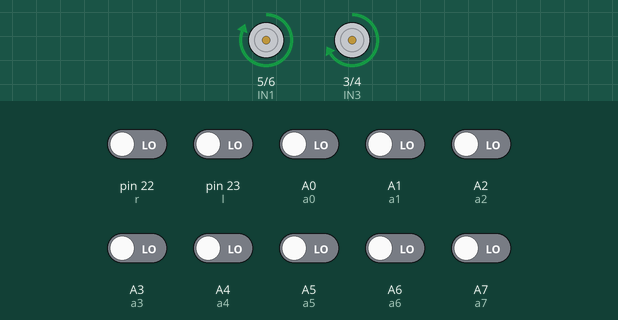
This sketch was run on a simulated Arduino Mega 2560, built with avr-gcc and run on an emulated ATmega2560. Parts: motor-driver pin pairs drawn as motors (green arrow = first pin HIGH = forward, orange = second pin HIGH = backward, longer = more drive, scaled by the enable pin). The test bench sets the inputs (shaded band); at power-on: A0 (a0), A1 (a1), A2 (a2), A3 (a3), A4 (a4), A5 (a5), A6 (a6), A7 (a7), pin 22 (r), pin 23 (l) LOW.

Above: at 11.2 s.
11.3 s: A4 (a4) driven HIGH
At 12.4 s:
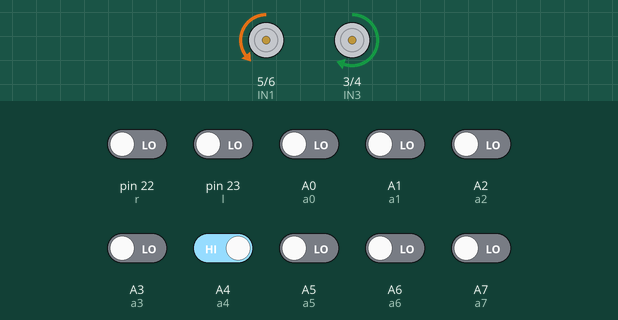
14.3 s: A1 (a1) driven HIGH
15.8 s: A5 (a5) driven HIGH
At 16.57 s:
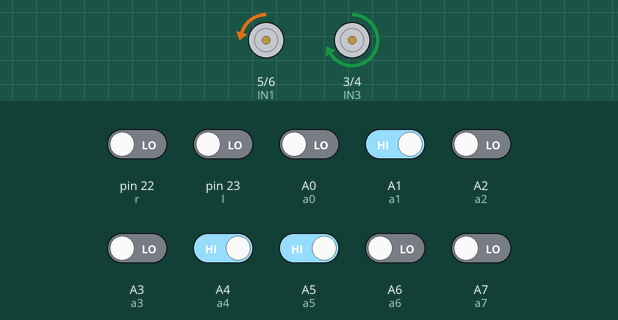
18.8 s: A1 (a1) driven LOW
At 19.6 s:
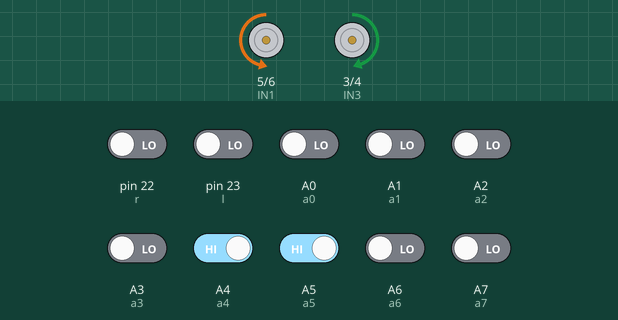
20.3 s: A2 (a2) driven HIGH
At 21.08 s:
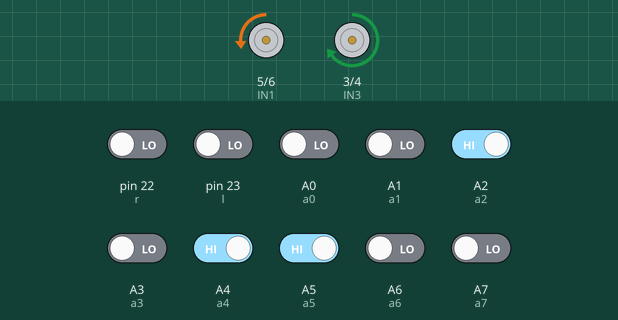
23.3 s: A3 (a3) driven HIGH
Timing chart, 0 to 27.3 s (numbered marks = the images above; inputs shaded):
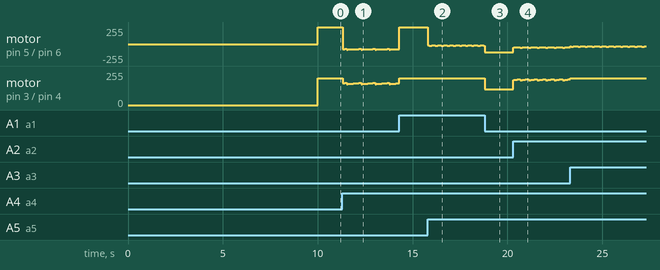

Measured:
- after the input at 18.8 s, motor on pin 3 (IN3) / pin 4 (IN4): forward 200/255 → forward 117/255 at once

The sketch:

pid3.ino
```cpp
#include <QTRSensors.h>

QTRSensors qtr;
const uint8_t SensorCount =8;
uint16_t sensorValues[SensorCount];


float Kp = 0.085  ; //related to the proportional control term rep;0.177  0.120              //change the value by trial-and-error (ex: 0.07).
float Ki = 0.00016; //related to the integral control term exact; 0.0009//change the value by trial-and-error (ex: 0.0008). 0.001
float Kd = 0.77 ;//related to the derivative control term oss;  1
              //change the value by trial-and-error (ex: 0.6).1

int P;
int I;
int D;
//configuratoin du vittese
int lastError = 0;
const uint8_t maxspeeda = 200;
const uint8_t maxspeedb =200;
const uint8_t basespeeda =120;
const uint8_t basespeedb = 120;

//PONT H (L298N)
#define IN1 5
#define IN2 6
#define IN3 3
#define IN4 4
#define ENA 7
#define ENB 2
//declaratoin des inpout du QTR
#define a7 A7
#define a6 A6
#define a5 A5
#define a4 A4
#define a3 A3
#define a2 A2
#define a1 A1
#define a0 A0
#define U0 digitalRead(a0)
#define U1 digitalRead(a1)
#define U2 digitalRead(a2)
#define U3 digitalRead(a3)
#define U4 digitalRead(a4)
#define U5 digitalRead(a5)
#define U6 digitalRead(a6)
#define U7 digitalRead(a7)
#define r 22
#define ur digitalRead(r)
#define l 23
#define ul digitalRead(l)
void setup() {
 qtr.setTypeRC();
  qtr.setSensorPins((const uint8_t[]){ a1, a2, a3, a4, a5, a6, a7}, SensorCount);
  Serial.begin(9600);
  //qtr.setEmitterPin(10);
 /* pinMode(push, INPUT);
  pinMode(25, INPUT);
  pinMode(24, INPUT);
  pinMode(buzz, OUTPUT);*/
  pinMode(ENA, OUTPUT);
  pinMode(IN1, OUTPUT);
  pinMode(IN2, OUTPUT);
  pinMode(ENB, OUTPUT);
  pinMode(IN3, OUTPUT);
  pinMode(IN4, OUTPUT);
  pinMode(ur, INPUT);
  pinMode(ul, INPUT);

calibration();
   /*for (int i=0;i<200;i++){
 analogWrite(buzz,2*i) ;
delay(10); }
digitalWrite(buzz,0) ;
   do{}while (U==0);
  analogWrite(buzz,250);
  delay(1000);
  digitalWrite(buzz,0);*/

}

void loop() {
  // put your main code here, to run repeatedly:
pi1() ;

}
void calibration() {
  for (uint16_t i = 0; i < 400; i++)
  {
  qtr.calibrate();
  }
}

void forward_brake(int posa, int posb) {
  //set the appropriate values for aphase and bphase so that the robot goes straight
  if(posa>0){
    digitalWrite(IN4, LOW);
      digitalWrite(IN3, HIGH);
       analogWrite(ENB, posa);
       }
        if(posb>0){
        digitalWrite(IN2,HIGH );
        digitalWrite(IN1, LOW);
        analogWrite(ENA, posb);
}
if(posa<0){
    digitalWrite(IN4, HIGH);
      digitalWrite(IN3, LOW);
       analogWrite(ENB, posa);
       }
        if(posb<0){
        digitalWrite(IN2,LOW  );
        digitalWrite(IN1, HIGH);
        analogWrite(ENA, posb);
}}

/*************************************************************************
* Function Name: PID_control
********************************************************************
* Summary:
* This is the function of the PID control system. The distinguishing
* feature of the PID controller is the ability to use the three control
* terms of proportional, integral and derivative influence on the controller
* output to apply accurate and optimal control. This correction is applied to
* the speed of the motors, which should be in range of the interval [0, max_speed],
* max_speed <= 255.
*
* Parameters:
* none
*
* Returns:
*  none
*************************************************************************/
void PID_controlB() {
  uint16_t position = qtr.readLineBlack(sensorValues);
  int error = 3500 - position;

  P = error;
  I = I + error;
  D = error - lastError;
  lastError = error;
  int motorspeed = P*Kp + I*Ki + D*Kd;

  int motorspeeda = basespeeda + motorspeed;
  int motorspeedb = basespeedb - motorspeed;

  if (motorspeeda > maxspeeda) {
    motorspeeda = maxspeeda;
  }
  if (motorspeedb > maxspeedb) {
    motorspeedb = maxspeedb;
  }
  if (motorspeeda < -77) {
    motorspeeda = -77;
  }
  if (motorspeedb < -77) {
    motorspeedb = -77;
  }
  forward_brake(motorspeeda, motorspeedb);
 // Serial.println(motorspeeda);Serial.print('\t');Serial.println(motorspeedb);
 }
  /*if (motorspeeda<motorspeedb){digitalWrite(ledr,HIGH);digitalWrite(ledl,LOW);
    }
     else if (motorspeeda>motorspeedb){digitalWrite(ledl,HIGH);digitalWrite(ledr,LOW);
    }
    else{digitalWrite(ledr,LOW);digitalWrite(ledl,LOW);}*/

void pi1() {
  // put your main code here, to run repeatedly:
  qtr.read(sensorValues);
  if (U0==0 && U1==0 && U2==0 && U3==0 && U4==0 && U5==0 && U6==0 && U7==0 )
    {
        if (ur==0 && ul==1)
        {
          do
          {
          left();
          qtr.read(sensorValues);
          }
          while (U0==0 && U1==0 && U2==0 && U3==0 && U4==0 && U5==0 && U6==0 && U7==0 );
        }
  else if (ur==1&&ul==0)
    {
        do {
              right();
              qtr.read(sensorValues);
          }
        while (U0==0 && U1==0 && U2==0 && U3==0 && U4==0 && U5==0 && U6==0 && U7==0 );
    }
    else  PID_controlB();
  }
  else PID_controlB();
 }
  void forward()
{
  digitalWrite(IN4, LOW);
  digitalWrite(IN3, HIGH);
  analogWrite(ENB, 120);

  digitalWrite(IN2, HIGH  );
  digitalWrite(IN1, LOW);
  analogWrite(ENA, 120);

}

void backward()
{

  digitalWrite(IN4, HIGH );
  digitalWrite(IN3,  LOW);
  analogWrite(ENB, 63);

  digitalWrite(IN2, LOW );
  digitalWrite(IN1, HIGH );
  analogWrite(ENA, 60);

}

void left()
{
  digitalWrite(IN4, LOW);
  digitalWrite(IN3, HIGH);
  analogWrite(ENB, 120);

  digitalWrite(IN2, LOW);
  digitalWrite(IN1, HIGH);
  analogWrite(ENA, 120);


}

void right()
{
  digitalWrite(IN4, HIGH);
  digitalWrite(IN3, LOW);
  analogWrite(ENB, 120);

  digitalWrite(IN2, HIGH);
  digitalWrite(IN1, LOW);
  analogWrite(ENA, 120);

}

void off()
{
  digitalWrite(ENB, LOW);
  digitalWrite(ENA, LOW);
}
```
